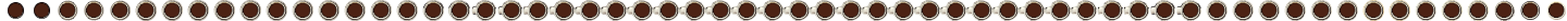
#> input picture art/handoff/prop_mug_v1_slices.png, 4320 x 60 px, found by its file name (shown at 1/3 size)
$ python revise_v2.py
#> lines starting #> are read from the running program, lines starting #| are printed output that depends on the picture; after the words box and inside, x2 and y2 are one past the last pixel; in counts of white or black regions, pixels touching at a corner belong together
### art/stack_util.py
#!/usr/bin/env python3
"""Shared load/save, stills, turntable GIF, and before/after helpers."""
from __future__ import annotations

import sys
from pathlib import Path

import numpy as np
from PIL import Image, ImageDraw

sys.path.insert(0, "/workspace/tabletop-racer/tools/sprite-stacking/scripts")
from views_to_slices import (
    render_stack_image,
    thin_runs,
    build_preview,
    build_html_viewer,
)

HANDOFF = Path("/workspace/tabletop-racer/art/handoff")
SAFE = Path("/workspace/tabletop-racer/art/v2-export")
ATTEMPTS = Path("/workspace/tabletop-racer/art/attempts")
WOOD_PATH = HANDOFF / "table_wood_tile.png"
SLICE_SCRIPTS = "/workspace/tabletop-racer/tools/sprite-stacking/scripts"


def load_vol(path: Path, n: int) -> np.ndarray:
    im = np.asarray(Image.open(path).convert("RGBA"))
    h, w = im.shape[:2]
    assert w % n == 0, (path, w, n)
    sw = w // n
    return np.stack([im[:, i * sw : (i + 1) * sw] for i in range(n)], axis=0)


def save_slices(vol: np.ndarray, path: Path) -> None:
    path.parent.mkdir(parents=True, exist_ok=True)
    Image.fromarray(np.concatenate(list(vol), axis=1)).save(path)


# [11 lines left out: function tight_sprite, not called in this run]


def render_scaled(vol, angle, scale=4, squash=0.75) -> Image.Image:
    im = render_stack_image(vol, angle, squash=squash, spacing=1.0, shadow=True, outline=True)
    return im.resize((im.width * scale, im.height * scale), Image.NEAREST)


def write_stills(vol, out_dir: Path, angles=(0, 35, 45, 90, 135, 180, 225, 270, 315), scale=6, prefix="still"):
    out_dir.mkdir(parents=True, exist_ok=True)
    for ang in angles:
        im = render_scaled(vol, ang, scale=scale)
        bg = Image.new("RGBA", im.size, (255, 255, 255, 255))
        bg.paste(im, (0, 0), im)
        bg.convert("RGB").save(out_dir / f"{prefix}_{int(ang):03d}.png")


def write_turntable(vol, path: Path, scale=5, step=15) -> None:
    raw = [render_stack_image(vol, ang, squash=0.75, spacing=1.0) for ang in range(0, 360, step)]
    max_w = max(im.width for im in raw)
    max_h = max(im.height for im in raw)
    frames = []
    for im in raw:
        canvas = Image.new("RGBA", (max_w, max_h), (255, 255, 255, 255))
        canvas.paste(im, ((max_w - im.width) // 2, (max_h - im.height) // 2), im)
        up = canvas.resize((max_w * scale, max_h * scale), Image.NEAREST)
        frames.append(up.convert("P", palette=Image.ADAPTIVE, colors=64))
    path.parent.mkdir(parents=True, exist_ok=True)
    frames[0].save(path, save_all=True, append_images=frames[1:], duration=80, loop=0, optimize=False, disposal=2)


def _wood():
    wood = Image.open(WOOD_PATH).convert("RGB")
    if wood.size[0] > 400:
        factor = max(2, wood.size[0] // 256)
        wood = wood.resize((wood.size[0] // factor, wood.size[1] // factor), Image.NEAREST)
    return wood


# [17 lines left out: functions wood_bg, on_wood, not called in this run]


def before_after(old, new, path: Path, angles=(0, 45, 90, 135), scale=4, title="") -> None:
    wood = _wood()
    rows = []
    for ang in angles:
        o = on_wood(old, ang, scale=scale, wood=wood)
        n = on_wood(new, ang, scale=scale, wood=wood)
        rows.append((ang, o, n))
    gap, header, label_h = 10, 36, 22
    col_w = max(max(o.width, n.width) for _, o, n in rows)
    W = col_w * 2 + gap * 3
    H = header + gap + sum(label_h + max(o.height, n.height) + gap for _, o, n in rows)
    canvas = Image.new("RGB", (W, H), (26, 18, 16))
    d = ImageDraw.Draw(canvas)
    d.text((12, 10), title or "v1 vs v2    4x, squash 0.75", fill=(244, 240, 230))

    # [5 lines left out: function paste_centered, not called in this run]

    y = header + 2
    for ang, o, n in rows:
        rh = max(o.height, n.height)
        d.text((gap, y + 4), f"v1  {ang}°", fill=(232, 196, 138))
        d.text((gap * 2 + col_w, y + 4), f"v2  {ang}°", fill=(232, 196, 138))
        y += label_h
        paste_centered(canvas, o, (gap, y, gap + col_w, y + rh))
        paste_centered(canvas, n, (gap * 2 + col_w, y, gap * 2 + 2 * col_w, y + rh))
        y += rh + gap
    path.parent.mkdir(parents=True, exist_ok=True)
    canvas.save(path)
    print("wrote", path, canvas.size)


def export_prop(vol, name: str, out: Path) -> None:
    out.mkdir(parents=True, exist_ok=True)
    save_slices(vol, out / f"prop_{name}_slices.png")
    write_turntable(vol, out / f"prop_{name}_turntable.gif")
    write_stills(vol, out, prefix="still")
    print(f"{name}: {vol.shape[0]} slices of {vol.shape[2]}x{vol.shape[1]} thin_runs={thin_runs(vol)}")

### tools/sprite-stacking/scripts/views_to_slices.py
#!/usr/bin/env python3
"""Turn four orthographic pixel-art views (top, side, front, back) into a sprite-stacking slice sheet.

Works on transparent PNGs and on opaque flat-background sheets (generated or hand-drawn),
in either a 2x2 grid or a 1x4 horizontal row.

Examples:
  python views_to_slices.py sheet.png slices.png --shade 0.25 --preview check.png
  python views_to_slices.py sheet.png slices.png --slices 36 --shade 0.2 --preview check.png --html viewer.html
"""

from __future__ import annotations

import argparse
import base64
import io
import json
import math
from collections import deque
from pathlib import Path

import numpy as np
from PIL import Image, ImageDraw


# [193 lines left out: functions remove_background, find_views, strip_outline, one_palette, not called in this run]


def fit(v: np.ndarray, w: int, h: int) -> np.ndarray:
    return np.array(Image.fromarray(v).resize((max(1, w), max(1, h)), Image.NEAREST))


def edge_colour(view: np.ndarray, row: int, i: int):
    xs = np.nonzero(view[row, :, 3])[0]
    return None if len(xs) == 0 else view[row, min(max(i, int(xs[0])), int(xs[-1])), :3]


# [182 lines left out: functions match_top, _edge_row, carve, views_to_slices, not called in this run]


def render_stack_image(
    vol: np.ndarray,
    angle_deg: float,
    squash: float = 0.75,
    spacing: float = 1.0,
    shadow: bool = True,
    outline: bool = True,
) -> Image.Image:
    """Render one crisp 1x art-pixel frame of the stacked volume for visual verification."""
    n, h, w = vol.shape[:3]
    diag = int(math.ceil(math.hypot(w, h))) + 8
    lift_max = int(math.ceil((n - 1) * spacing))
    cw = diag + 12
    ch = int(math.ceil(diag * squash)) + lift_max + 16
    cx = cw // 2
    base_y = ch - int(math.ceil(diag * squash / 2)) - 6

    rad = math.radians(angle_deg)
    ca, sa = math.cos(rad), math.sin(rad)

    canvas = np.zeros((ch, cw, 4), dtype=np.uint8)
    yy, xx = np.mgrid[0:ch, 0:cw]
    dx = xx - cx

    if shadow:
        # Union footprint of all slices projected flat on the ground, offset down-right
        footprint = (vol[..., 3] > 0).any(axis=0)
        foot_img = np.zeros((h, w, 4), dtype=np.uint8)
        foot_img[footprint] = (0, 0, 0, 255)
        dy_s = (yy - (base_y + 3)) / squash
        dx_s = (xx - (cx + 2))
        sx = np.floor(dx_s * ca + dy_s * sa + w / 2.0).astype(np.int32)
        sy = np.floor(-dx_s * sa + dy_s * ca + h / 2.0).astype(np.int32)
        valid = (sx >= 0) & (sx < w) & (sy >= 0) & (sy < h)
        vy, vx = np.nonzero(valid)
        hit = foot_img[sy[vy, vx], sx[vy, vx], 3] > 0
        canvas[vy[hit], vx[hit]] = (186, 198, 212, 255)

    body = np.zeros((ch, cw, 4), dtype=np.uint8)
    for z in range(n):
        lift_y = round(z * spacing)
        dy = (yy - (base_y - lift_y)) / squash
        sx = np.floor(dx * ca + dy * sa + w / 2.0).astype(np.int32)
        sy = np.floor(-dx * sa + dy * ca + h / 2.0).astype(np.int32)
        valid = (sx >= 0) & (sx < w) & (sy >= 0) & (sy < h)
        vy, vx = np.nonzero(valid)
        px = vol[z, sy[vy, vx], sx[vy, vx]]
        opaque = px[:, 3] > 0
        body[vy[opaque], vx[opaque]] = px[opaque]

    if outline:
        alpha = body[..., 3] > 0
        pad = np.pad(alpha, 1)
        ring = ~alpha & (pad[:-2, 1:-1] | pad[2:, 1:-1] | pad[1:-1, :-2] | pad[1:-1, 2:])
        canvas[ring] = (24, 28, 36, 255)

    solid = body[..., 3] > 0
    canvas[solid] = body[solid]
    return Image.fromarray(canvas)


def thin_runs(vol: np.ndarray, min_run: int = 3) -> list[tuple[int, int]]:
    """Slice ranges holding a part with no 2x2 block (a 1px post, rope, antenna or rail) for at
    least min_run slices in a row. Renderers sample each rotated slice per screen pixel, so such a
    part drops between pixels at some angles and blinks in and out as the stack turns."""
    thin = []
    for s in vol[..., 3] > 0:
        b = s[:-1, :-1] & s[1:, :-1] & s[:-1, 1:] & s[1:, 1:]
        block = np.zeros_like(s)
        for dy in (0, 1):
            for dx in (0, 1):
                block[dy : dy + b.shape[0], dx : dx + b.shape[1]] |= b
        seen, found = np.zeros_like(s), False
        for y0, x0 in zip(*np.nonzero(s)):
            if seen[y0, x0] or found:
                continue
            stack, seen[y0, x0], solid = [(y0, x0)], True, False
            while stack:
                y, x = stack.pop()
                solid |= bool(block[y, x])
                for yy, xx in ((y + 1, x), (y - 1, x), (y, x + 1), (y, x - 1)):
                    if 0 <= yy < s.shape[0] and 0 <= xx < s.shape[1] and s[yy, xx] and not seen[yy, xx]:
                        seen[yy, xx] = True
                        stack.append((yy, xx))
            found = not solid
        thin.append(found)
    runs, start = [], None
    for z, t in enumerate(thin + [False]):
        if t and start is None:
            start = z
        elif not t and start is not None:
            if z - start >= min_run:
                runs.append((start, z - 1))
            start = None
    return runs


# [222 lines left out: functions build_preview, compute_normals, detect_emissive, to_data_uri, build_html_viewer, main, not called in this run]


# [2 lines that do not run on import are left out]

### art/revise_v2.py
#!/usr/bin/env python3
"""Procedural / cleaned-slice revisions for mug, butter dish, salt shaker, coin stack, and hero car."""
from __future__ import annotations

import shutil
import sys
from pathlib import Path

import numpy as np

sys.path.insert(0, "/workspace/tabletop-racer/art")
from stack_util import (
    HANDOFF, SAFE, ATTEMPTS, load_vol, save_slices, export_prop, before_after, thin_runs,
)

# Locked / already-used palette
CREAM_HI = (0xF4, 0xF0, 0xE6)
CREAM_MID = (0xE8, 0xE3, 0xD4)
CREAM_SH = (0xC9, 0xC2, 0xB4)
CREAM_DEEP = (0xB1, 0xA2, 0x94)
COFFEE = (0x3B, 0x22, 0x18)
GOLD_HI = (0xF0, 0xC5, 0x3A)
GOLD_MID = (0xD4, 0xA0, 0x17)
GOLD_SH = (0x8A, 0x5A, 0x2B)
CHROME_HI = (0xE8, 0xEC, 0xF0)
CHROME_MID = (0x8A, 0x90, 0x98)
CHROME_SH = (0x4A, 0x50, 0x58)
GRAPHITE = (0x2A, 0x2A, 0x2E)
STRIPE = (0xFC, 0xEE, 0xC4)


def luma(rgb) -> np.ndarray:
    r, g, b = rgb[..., 0], rgb[..., 1], rgb[..., 2]
    return 0.299 * r + 0.587 * g + 0.114 * b


# ---------- mug ----------
def clean_mug(vol: np.ndarray) -> np.ndarray:
    CX, CY, R_INNER, R_BODY = 42.33, 29.42, 20.0, 30.0
    HANDLE_Z = (17, 45)
    n, L, W = vol.shape[:3]
    zz, yy, xx = np.indices((n, L, W))
    r = np.hypot(xx - CX, yy - CY)
    op = vol[..., 3] > 0
    handle = op & (
        ((r > R_BODY) & (zz >= HANDLE_Z[0]) & (zz <= HANDLE_Z[1]))
        | ((xx < 16) & (zz >= HANDLE_Z[0]) & (zz <= HANDLE_Z[1]) & (r > 22))
    )
    interior = op & ~handle & (r <= R_INNER)
    wall = op & ~handle & ~interior
    coffee_z = zz >= (n - 3)
    coffee = interior & coffee_z & (r <= (R_INNER - 1.2))
    out = vol.copy()
    out[op, :3] = CREAM_MID

    def shade_wall(x, y, z):
        vx, vy = x - CX, y - CY
        rr = max(1e-6, np.hypot(vx, vy))
        nx, ny = vx / rr, vy / rr
        lit = nx * 0.55 + ny * (-0.35)
        v = z / max(n - 1, 1)
        score = lit * 0.75 + (v - 0.45) * 0.5
        if score > 0.28:
            return CREAM_HI
        if score > -0.15:
            return CREAM_MID
        if score > -0.45:
            return CREAM_SH
        return CREAM_DEEP

    wz, wy, wx = np.where(wall)
    for z, y, x in zip(wz, wy, wx):
        out[z, y, x, :3] = shade_wall(x, y, z)
    hz, hy, hx = np.where(handle)
    for z, y, x in zip(hz, hy, hx):
        vx, vy = x - CX, y - CY
        rr = max(1e-6, np.hypot(vx, vy))
        xb = CX + R_BODY * (vx / rr)
        yb = CY + R_BODY * (vy / rr)
        col = shade_wall(xb, yb, z)
        if z < n * 0.22:
            col = CREAM_DEEP if col != CREAM_HI else CREAM_SH
        out[z, y, x, :3] = col
    iz, iy, ix = np.where(interior & ~coffee)
    for z, y, x in zip(iz, iy, ix):
        out[z, y, x, :3] = CREAM_SH if z < n * 0.25 else CREAM_MID
    out[coffee, :3] = COFFEE
    lip = op & ~handle & coffee_z & (r > (R_INNER - 1.2)) & (r <= R_BODY)
    out[lip, :3] = CREAM_HI
    return out


# ---------- butter dish ----------
# [276 lines left out: functions clean_butter, clean_salt, clean_coins, clean_car, not called in this run]


def ship(name: str, vol: np.ndarray, prefix: str, angles, title: str, n_old: int) -> None:
    att = ATTEMPTS / f"{name}_v2"
    export_prop(vol, name if name != "car" else "hero_car_a", att)
    # rename car slices if needed
    src_slices = att / (f"prop_{name}_slices.png" if name != "car" else "prop_hero_car_a_slices.png")
    # export_prop uses prop_{name}
    # For car, I passed "hero_car_a" when name==car above... let's just handle paths
    if name == "car":
        slices_src = att / "prop_hero_car_a_slices.png"
        gif_src = att / "prop_hero_car_a_turntable.gif"
        dest_slices = HANDOFF / "hero_car_a_slices.png"
        dest_gif = HANDOFF / "hero_car_a_turntable.gif"
        dest_ba = HANDOFF / "hero_car_a_before_after.png"
        old = load_vol(HANDOFF / "hero_car_a_v1_slices.png", n_old)
    else:
        slices_src = att / f"prop_{name}_slices.png"
        gif_src = att / f"prop_{name}_turntable.gif"
        dest_slices = HANDOFF / f"prop_{name}_slices.png"
        dest_gif = HANDOFF / f"prop_{name}_turntable.gif"
        dest_ba = HANDOFF / f"{name}_before_after.png"
        old = load_vol(HANDOFF / f"prop_{name}_v1_slices.png", n_old)
    shutil.copy(slices_src, dest_slices)
    shutil.copy(gif_src, dest_gif)
    SAFE.mkdir(parents=True, exist_ok=True)
    shutil.copy(dest_slices, SAFE / dest_slices.name)
    shutil.copy(dest_gif, SAFE / dest_gif.name)
    before_after(old, vol, dest_ba, angles=angles, title=title)
    shutil.copy(dest_ba, SAFE / dest_ba.name)


def main():
    # mug
    print("=== mug ===")
    mug_old = load_vol(HANDOFF / "prop_mug_v1_slices.png", 60)
    mug = clean_mug(mug_old)
#> the loop in clean_mug, `for z, y, x in zip(wz, wy, wx):` made 81260 passes
#> (y, x, vx in shade_wall, vy in shade_wall, rr in shade_wall, nx in shade_wall, ny in shade_wall, lit in shade_wall) on passes 1 to 3: (6, 39, -3.33, -23.42, 23.66, -0.141, -0.99, 0.269), (6, 40, -2.33, -23.42, 23.54, -0.099, -0.995, 0.294), (6, 41, -1.33, -23.42, 23.46, -0.0567, -0.998, 0.318)
#> in clean_mug, `hz, hy, hx = np.where(handle)`: hz = 9156 values from 17 to 45; hy = 9156 values, max 59 at index 83, min 0 at index 84, mean 29.23; hx = 9156 values, max 37 at index 83, min 0 at index 1281, mean 9.37
#> the loop in clean_mug, `for z, y, x in zip(hz, hy, hx):` made 9156 passes
#> (y, x) on passes 17 to 19: (22, 14), (22, 15), (23, 13)
#> the loop in clean_mug, `for z, y, x in zip(iz, iy, ix):` made 72384 passes
#> (y, x) on passes 1 to 3: (10, 38), (10, 39), (10, 40)
    ship("mug", mug, "prop_mug", (0, 35, 135, 225),
         "Mug  —  v1 (vertical ink bands)  vs  v2 (smooth cream wall)    4x, squash 0.75", 60)
#> the loop in write_turntable, `for im in raw:` made 24 passes
#> after the loop in write_turntable, `for im in raw:`:
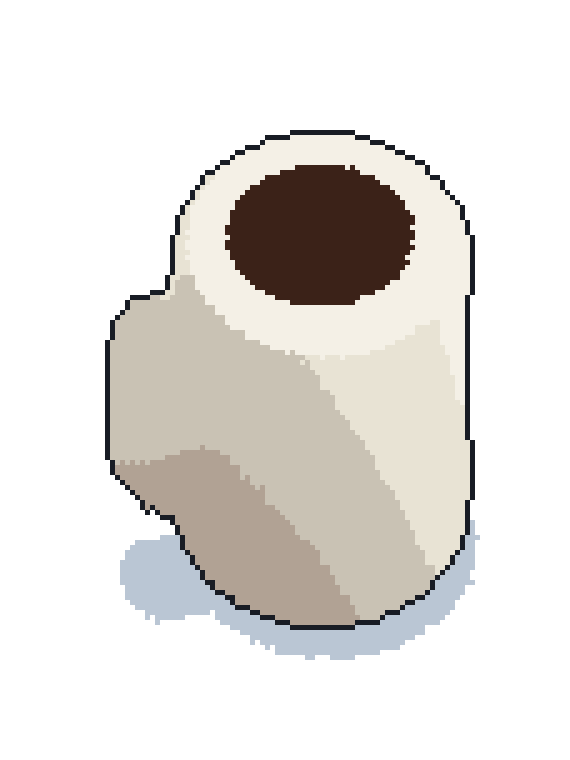
#> up: PIL image 570x760 RGBA; mean R, G, B, A 228.3, 225.5, 222, 255
#> the loop in write_stills, `for ang in angles:` made 9 passes
#> ang on passes 2 to 9: 35, 45, 90, 135, 180, 225, 270, 315
#> pass 1, in render_stack_image (call 25), `yy, xx = np.mgrid[0:ch, 0:cw]`:
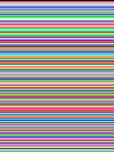
#> yy: shape (152, 114) int64; 152 distinct labels, from 0 to 151; one colour per label, 0 black
#> pass 1, in render_stack_image (call 25), `yy, xx = np.mgrid[0:ch, 0:cw]`:
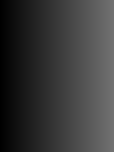
#> xx: shape (152, 114) int64; min 0, max 113, mean 56.5
#> pass 1, in render_stack_image (call 25), `dx = xx - cx`:
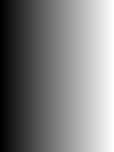
#> dx: shape (152, 114) int64; min -57, max 56, mean -0.5; drawn with min black and max white
#> pass 1, in render_stack_image (call 25), `footprint = (vol[..., 3] > 0).any(axis=0)`:
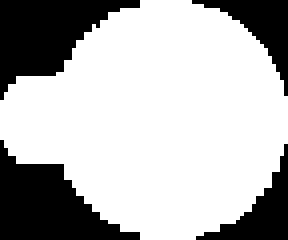
#> footprint: shape (60, 72) bool (shown 4 times larger); 70.9% white; 4 black regions, box (x1, y1, x2, y2) and area: (0, 35, 35, 60) 447, (0, 0, 35, 25) 436, (49, 36, 72, 60) 187, (48, 0, 72, 24) 186
#> after the loop in write_stills, `for ang in angles:`:
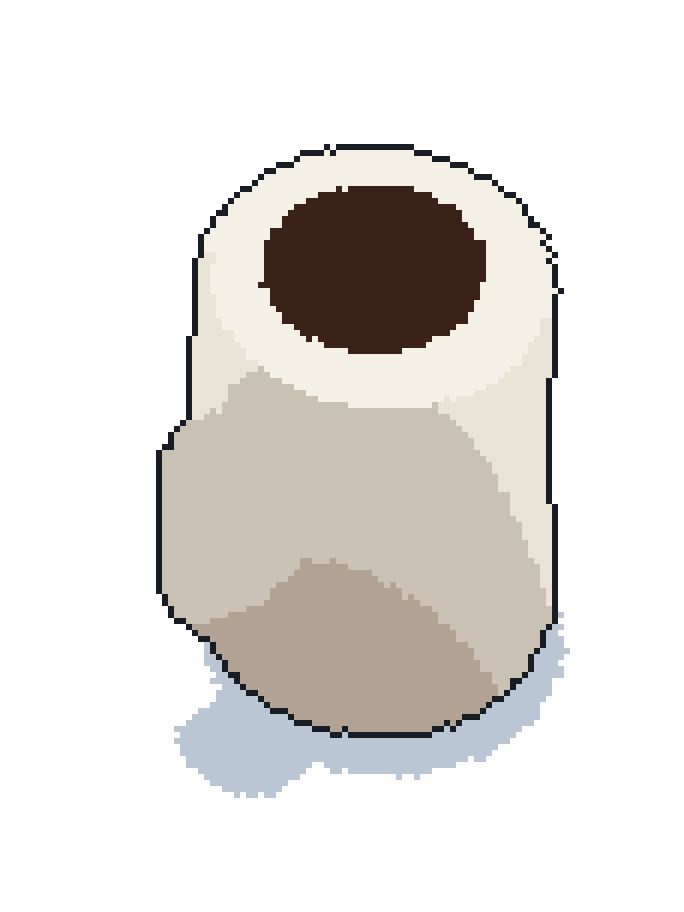
#> bg: PIL image 684x912 RGBA; mean R, G, B, A 228.1, 225.4, 222.1, 255
#> the loop in thin_runs, `for s in vol[..., 3] > 0:` made 60 passes
#> after the loop in thin_runs, `for s in vol[..., 3] > 0:`:
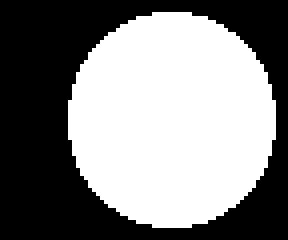
#> block: shape (60, 72) bool (shown 4 times larger); 51.3% white; 1 black region, box (x1, y1, x2, y2) and area: (0, 0, 72, 60) 2104
#> the loop in thin_runs, `for z, t in enumerate(thin + [False]):` made 61 passes
#| mug: 60 slices of 72x60 thin_runs=[]

    print("=== butter dish ===")
    b_old = load_vol(HANDOFF / "prop_butter_dish_v1_slices.png", 26)
    butter = clean_butter(b_old)
    ship("butter_dish", butter, "prop_butter_dish", (0, 35, 135, 225),
         "Butter dish  —  v1 (broken gold seam, heavy corners)  vs  v2    4x, squash 0.75", 26)

    print("=== salt shaker ===")
    s_old = load_vol(HANDOFF / "prop_salt_shaker_v1_slices.png", 44)
    salt = clean_salt(s_old)
    ship("salt_shaker", salt, "prop_salt_shaker", (0, 35, 90, 135),
         "Salt shaker  —  v1 (cap shimmer)  vs  v2 (stable cap)    4x, squash 0.75", 44)

    print("=== coin stack ===")
    c_old = load_vol(HANDOFF / "prop_coin_stack_v1_slices.png", 16)
    coins = clean_coins(c_old)
    ship("coin_stack", coins, "prop_coin_stack", (0, 45, 90, 135),
         "Coin stack  —  v1 (lumpy ridges, crawling rims)  vs  v2    4x, squash 0.75", 16)

    print("=== hero car ===")
    car_old = load_vol(HANDOFF / "hero_car_a_v1_slices.png", 36)
    car = clean_car(car_old)
    ship("car", car, "hero_car_a", (0, 35, 135, 225),
         "Hero Car A  —  v1 (doubled stripe, blocky shoulders)  vs  v2    4x, squash 0.75", 36)
    print("done")


if __name__ == "__main__":
#> (the run stopped early here; a loop or call above may not have finished)
